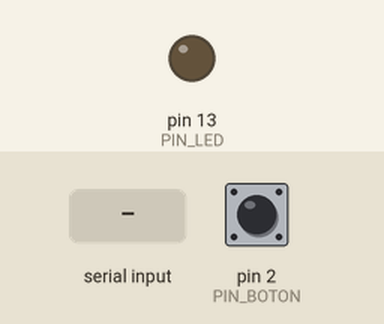
Simulated run of this sketch. Board: Arduino Uno, built with avr-gcc and run on an emulated ATmega328P. Parts: output pins drawn as LEDs (lit = HIGH). Dashed ring = blinking. Inputs (shaded band) come from the test bench; at power-on: pin 2 (PIN_BOTON) LOW. What the sketch prints to the serial monitor is not drawn.

Above: at 1.2 s.
1.3 s: "B" received over Serial
At 1.7 s:
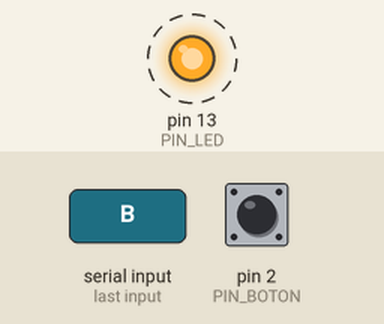
4.3 s: "S" received over Serial
Timing chart, 0 to 7.3 s (numbered marks = the images above; inputs shaded):
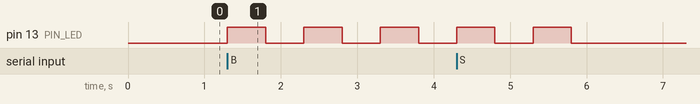

The sketch:

lab-05-parte3-demo-bloqueo.ino
```cpp
/*
 * lab-05-parte3-demo-bloqueo.ino
 * Sesión 5 — demo del problema: qué le hace delay() al canal de control
 *
 * ESTE SKETCH NO ES EL PUNTO DE PARTIDA DEL PROTOCOLO DEL GRUPO.
 * Es un experimento de diagnóstico: sirve para VER el bloqueo, nada más.
 *
 * === LO QUE HAY QUE OBSERVAR ===
 *
 *   1. Enviar "B" y, mientras el LED parpadea, enviar "S".
 *      La respuesta NO llega hasta que el parpadeo termina.
 *
 *   2. Enviar "B" y presionar el botón varias veces durante el parpadeo.
 *      Al terminar, "S" reporta MENOS pulsaciones de las que se hicieron.
 *
 * === PREGUNTA DEL RETO 4 ===
 *
 * ¿Resolvería attachInterrupt() (Sesión 2) los dos problemas?
 * Resolvería el conteo — una interrupción sí corre durante el delay() —
 * pero "S" seguiría sin responder: el delay() bloquea loop(), y el puerto
 * serie solo se lee desde ahí.
 *
 * === CIRCUITO ===
 *   D2  — Botón con pull-down 10 kΩ (HIGH = presionado)
 *   D13 — LED integrado
 *
 * Autor: Ricardo Amézquita Orozco
 * Curso: Electrónica Digital 2016684 — 2026-2
 */

const int PIN_BOTON = 2;
const int PIN_LED   = 13;

const int PARPADEOS = 5;          // cuántas veces parpadea con "B"

int  contadorPulsaciones = 0;
bool estadoAnteriorBoton = LOW;

// ============================================================
void setup() {
  pinMode(PIN_BOTON, INPUT);
  pinMode(PIN_LED, OUTPUT);

  Serial.begin(9600);
  Serial.println("=== Demo: bloqueo por delay() ===");
  Serial.println("B = parpadear (bloqueante)   S = pulsaciones");
}

// ============================================================
void loop() {
  atenderComando();
  detectarPulsaciones();
}

// ============================================================
// Lee UN carácter del puerto y actúa.
//
// Los comandos son de un solo carácter, así que no hace falta buffer ni
// parser: es lo mínimo para poder operar el demo desde el Monitor Serie.
// Se ignoran el retorno de carro y el salto de línea para que funcione
// con cualquier configuración de terminador del Monitor.
// ============================================================
void atenderComando() {
  if (Serial.available() == 0) return;

  char c = Serial.read();

  if (c == 'B') {
    parpadear(PARPADEOS);        // <-- llamada bloqueante
  } else if (c == 'S') {
    Serial.print("pulsaciones: ");
    Serial.println(contadorPulsaciones);
  }
  // Cualquier otro carácter se ignora ('\n', '\r', etc.).
}

// ============================================================
// Parpadea N veces. TARDA N segundos en volver, y mientras corre
// NO se ejecuta nada más: ni el puerto ni el botón.
//
// Esta es la función que hay que convertir a no bloqueante.
// ============================================================
void parpadear(int n) {
  for (int i = 0; i < n; i++) {
    digitalWrite(PIN_LED, HIGH);
    delay(500);
    digitalWrite(PIN_LED, LOW);
    delay(500);
  }
}

// ============================================================
// Solo cuenta si loop() vuelve a ejecutarse. Durante el parpadeo
// bloqueante no se ejecuta, y las pulsaciones de ese lapso se pierden.
// ============================================================
void detectarPulsaciones() {
  bool estadoActual = digitalRead(PIN_BOTON);

  if (estadoActual == HIGH && estadoAnteriorBoton == LOW) {
    contadorPulsaciones++;
  }

  estadoAnteriorBoton = estadoActual;
}
```

Measured:
- after the input at 1.3 s, pin 13 (PIN_LED): alternates HIGH for 0.50 s and LOW for 0.50 s, starting at once
